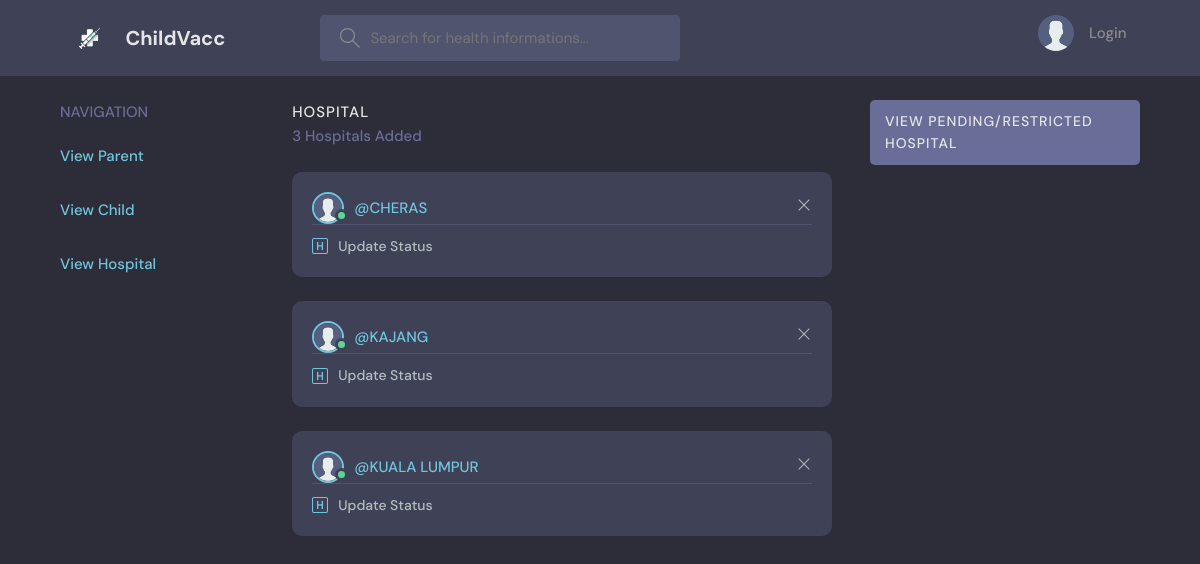
The app's page /hospital-record with its own data.
### base/models.py (models this page shows)
class User(AbstractUser):
    email = models.EmailField(unique=True)
    username = models.CharField(max_length=150, unique=True)
    avatar = models.ImageField(null=True, default="avatar.svg")
    contact = models.CharField(max_length=12, null=True)
    address1 = models.CharField(max_length=30)
    address2 = models.CharField(max_length=30)
    postcode = models.CharField(max_length=5)
    city = models.CharField(max_length=30)
    state = models.CharField(max_length=20)
    class Types(models.TextChoices):
        PARENT = "PARENT", "Parent"
        HOSPITAL = "HOSPITAL", "Hospital"
        ADMIN = "ADMIN", "Admin"
        VACCINESUPPLIER = "VACCINESUPPLIER", "VaccineSupplier"
    type = models.CharField(max_length=50, choices=Types.choices, default=Types.ADMIN)
    class Status(models.TextChoices):
        APPROVED = "APPROVED", "Approved"
        PENDING = "PENDING", "Pending"
        RESTRICTED = "RESTRICTED", "Restricted"
    status = models.CharField(max_length=50, choices=Status.choices, default=Status.PENDING)
    class Meta:
        ordering = ['username']
    USERNAME_FIELD = 'email'
    REQUIRED_FIELDS = ['username', 'type']

### base/views.py (the view)
# urls.py: path('hospital-record', views.hospitalRecordPage, name="hospital-record"),
def hospitalRecordPage(request):
    hospitals1 = Hospital.objects.all()
    hospitals = Hospital.objects.exclude(status='APPROVED')
    context = {'hospitals1': hospitals1 ,'hospitals': hospitals}
    return render(request, 'base/view_hospital_record.html', context)

### base/models.py (called while the page is built)
    def get_queryset(self) -> QuerySet:
        return super().get_queryset().filter(type=User.Types.HOSPITAL)

### base/templates/base/view_hospital_record.html (shortened to what this page needs)
{% extends 'main.html' %}
{% block content %}
  <main class="layout layout--3">
    <div class="container">
      {% include 'base/nav_admin.html' %}
      <div class="roomList">
        <div class="roomList__header">
          <div>
            <h2>Hospital</h2>
            <p>{{hospitals1.count}} Hospitals Added</p>
          </div>
        </div>
        {% for hospital in hospitals1 %}
        <div class="roomListRoom">
            <div class="roomListRoom__header">
            <a href="{% url 'profile-hospital' hospital.id %}" class="roomListRoom__author">
                <div class="avatar avatar--small active">
                <img src="{{hospital.avatar.url}}" />
                </div>
                <span>@{{hospital.username}}</span>
            </a>
            <div class="roomListRoom__actions">
                <a href="{% url 'delete-hospital' hospital.id %}">
                <svg version="1.1" xmlns="http://www.w3.org/2000/svg" width="32" height="32" viewBox="0 0 32 32">
                    <title>remove</title>
                    <path
                    d="M27.314 6.019l-1.333-1.333-9.98 9.981-9.981-9.981-1.333 1.333 9.981 9.981-9.981 9.98 1.333 1.333 9.981-9.98 9.98 9.98 1.333-1.333-9.98-9.98 9.98-9.981z"
                    ></path>
                </svg>
                </a>
            </div>
            </div>
            <div class="roomListRoom__meta">
            <a href="{% url 'update-hospital-status' hospital.id %}"  class="roomListRoom__joined">
                Update Status
            </a>
            </div>
        </div>
        {% endfor %}
      </div>
      {% include 'base/view_unapproved_hospital.html' %}
    </div>
  </main>
{% endblock content %}

### static/styles/style.css (style rules this page uses)
:root { --color-main: #71c6dd; --color-main-light: #e1f6fb; --color-dark: #3f4156; --color-dark-medium: #51546e; --color-dark-light: #696d97; --color-light: #e5e5e5; --color-gray: #8b8b8b; --color-light-gray: #b2bdbd; --color-bg: #2d2d39; --color-success: #5dd693; --color-error: #fc4b0b; }
* { font-family: "DM Sans", -apple-system, BlinkMacSystemFont, "Segoe UI", Roboto, Oxygen, Ubuntu, Cantarell, "Open Sans", "Helvetica Neue", sans-serif; margin: 0; padding: 0; box-sizing: border-box; text-rendering: optimizeLegibility; font-size: inherit; }
html { font-size: 56.25%; }
@media only screen and (min-width: 1200px) { html { font-size: 62.5%; } }
body { line-height: 1.6; font-weight: 400; font-size: 1.5rem; color: var(--color-light-gray); background-color: var(--color-bg); min-height: 100vh; }
img { width: 100%; }
a { display: inline-block; color: var(--color-main); text-decoration: none; }
.container { max-width: 120rem; width: 90%; margin: auto; }
.avatar { position: relative; display: inline-block; border-radius: 50%; border: 2px solid var(--color-main); }
.avatar img { display: block; border-radius: 50%; object-fit: cover; object-position: center; }
.avatar::after { content: ""; display: block; position: absolute; background-color: var(--color-gray); z-index: 111; border-radius: 50%; border: 0.3rem solid var(--color-dark); }
.avatar.active::after { background-color: var(--color-success); }
.avatar.avatar--small img { width: 2.8rem; height: 2.8rem; }
.avatar.avatar--small:after { width: 0.7rem; height: 0.7rem; bottom: 0px; right: -6px; }
.layout { margin-top: 2.4rem; }
.layout > .container { display: flex; justify-content: space-between; align-items: flex-start; }
.layout--3 > .container > div:nth-child(2) { flex-basis: 50%; }
.roomList__header { display: flex; justify-content: space-between; align-items: center; margin-bottom: 2.4rem; }
.roomList__header h2 { text-transform: uppercase; font-weight: 500; color: var(--color-light); letter-spacing: 1px; }
.roomList__header p { font-weight: 500; color: var(--color-dark-light); }
.roomListRoom { margin-bottom: 2.4rem; background-color: var(--color-dark); border-radius: 1rem; padding: 2rem; }
.roomListRoom__header { display: flex; justify-content: space-between; align-items: center; }
.roomListRoom__author { font-weight: 500; display: flex; align-items: center; gap: 1rem; }
.roomListRoom__actions { display: flex; align-items: flex-start; gap: 1rem; position: relative; }
.roomListRoom__actions svg { fill: var(--color-main); width: 1.6rem; height: 1.6rem; }
.roomListRoom__meta { border-top: 1px solid var(--color-dark-medium); padding-top: 1rem; display: flex; align-items: center; justify-content: space-between; }
.roomListRoom__joined { color: var(--color-light-gray); display: flex; align-items: center; gap: 1rem; font-size: 1.4rem; font-weight: 500; }
.roomListRoom__joined svg { fill: var(--color-main); width: 1.6rem; height: 1.6rem; }
.roomListRoom__actions svg { fill: var(--color-light-gray); }

### records on screen
User: avatar (placeholder picture), username "CHERAS"
User: avatar (placeholder picture), username "KAJANG"
User: avatar (placeholder picture), username "KUALA LUMPUR"

### other values on screen
{{ hospitals1.count }} "3"
